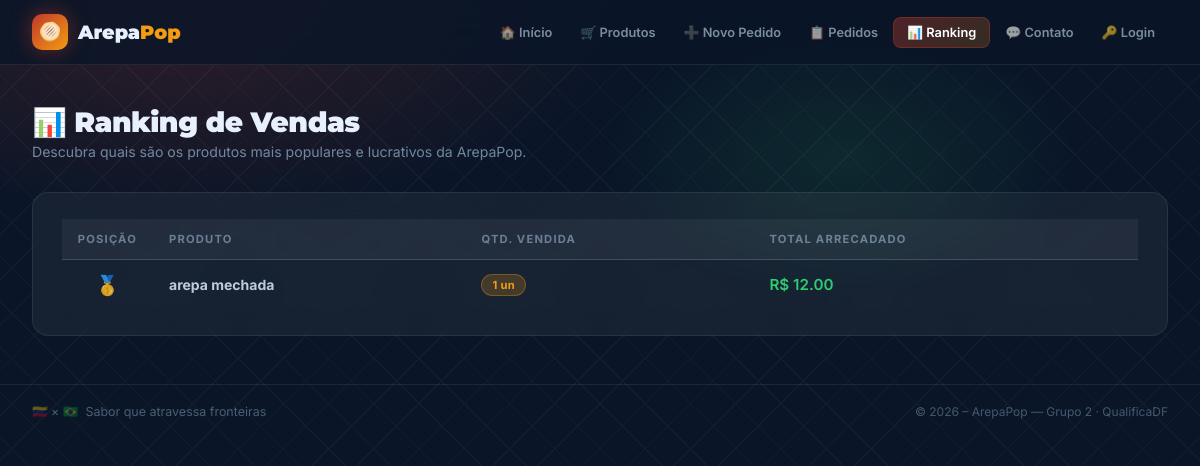
The app's page /ranking, older data.
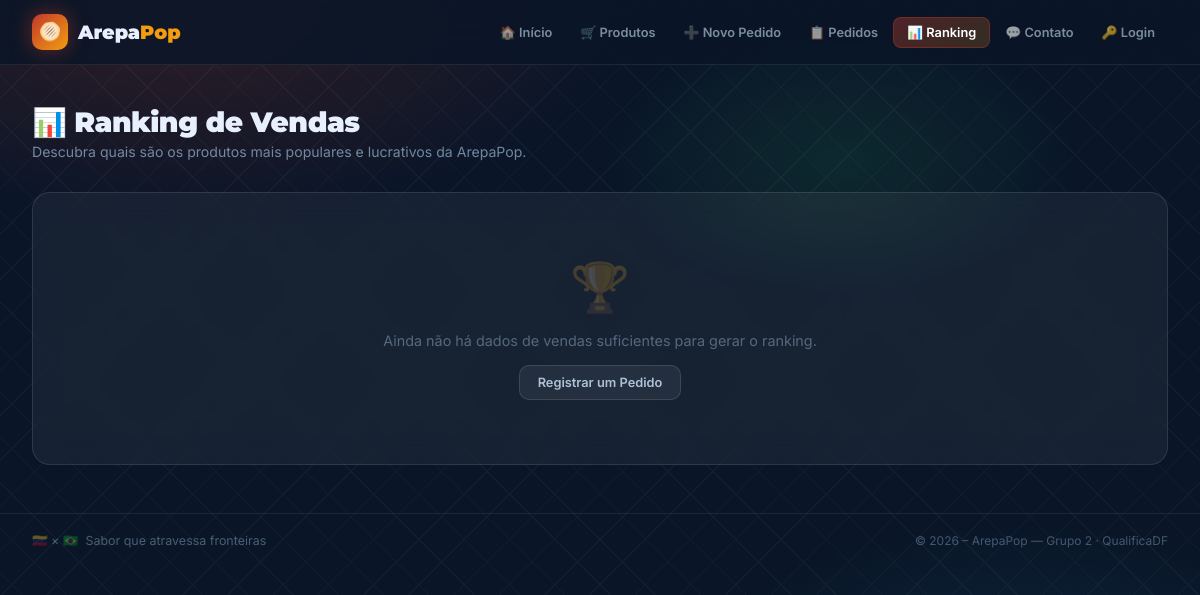
The same page, newer data.
### tables this page shows
CREATE TABLE produtos (
            id      INTEGER PRIMARY KEY AUTOINCREMENT,
            nome    TEXT NOT NULL,
            preco   REAL NOT NULL,
            estoque INTEGER NOT NULL DEFAULT 0
        );

### app.py (the view)
@app.route("/ranking")
def ranking():
    con = conectar()
    cur = con.cursor()
    ranking_vendas = cur.execute("""
        SELECT pr.nome,
               SUM(p.quantidade) AS total_qtd,
               SUM(p.total)      AS total_valor
        FROM pedidos p
        JOIN produtos pr ON p.produto_id = pr.id
        GROUP BY pr.id
        ORDER BY total_valor DESC
    """).fetchall()
    con.close()
    return render_template("ranking.html", ranking=ranking_vendas)

### banco.py (called while the page is built)
def conectar():
    return sqlite3.connect("cantina.db")

### templates/ranking.html (shortened to what this page needs)
{% extends "base.html" %}
{% block content %}
<div class="page-wrapper">
  <div class="page-header">
    <div>
      <h2>📊 Ranking de Vendas</h2>
      <p>Descubra quais são os produtos mais populares e lucrativos da ArepaPop.</p>
    </div>
  </div>
  {% if not ranking %}
  <div class="card empty-state">
    <span class="empty-icon">🏆</span>
    <p>Ainda não há dados de vendas suficientes para gerar o ranking.</p>
    <a href="/novo-pedido" class="btn btn-secondary mt-2" style="font-size: 0.8rem;">
      Registrar um Pedido
    </a>
  </div>
  {% else %}
  <div class="card table-wrap">
    <table>
      <thead>
        <tr>
          <th style="width: 80px; text-align: center;">Posição</th>
          <th>Produto</th>
          <th>Qtd. Vendida</th>
          <th>Total Arrecadado</th>
        </tr>
      </thead>
      <tbody>
        {% for rank in ranking %}
        <tr>
          <td style="text-align: center; font-weight: 700;">
            {% if loop.index == 1 %}
              <span style="font-size: 1.2rem;">🥇</span>
            {% elif loop.index == 2 %}
              <span style="font-size: 1.2rem;">🥈</span>
            {% elif loop.index == 3 %}
              <span style="font-size: 1.2rem;">🥉</span>
            {% else %}
              <span class="text-muted">#{{ loop.index }}</span>
            {% endif %}
          </td>
          <td><strong>{{ rank[0] }}</strong></td>
          <td>
            <span class="badge badge-gold">{{ rank[1] }} un</span>
          </td>
          <td class="text-green" style="font-weight: 600; font-size: 0.95rem;">
            R$ {{ "%.2f"|format(rank[2]) }}
          </td>
        </tr>
        {% endfor %}
      </tbody>
    </table>
  </div>
  {% endif %}
</div>
{% endblock %}

Row changes from the older to the newer data that the page shows:
removed produtos: nome "arepa mechada", id "1", preco "12.00"
Text that changed along with them:
text no longer shown: "POSIÇÃO PRODUTO QTD. VENDIDA TOTAL ARRECADADO"
text now shown: "🏆 Ainda não há dados de vendas suficientes para gerar o ranking. Registrar um Pedido"
